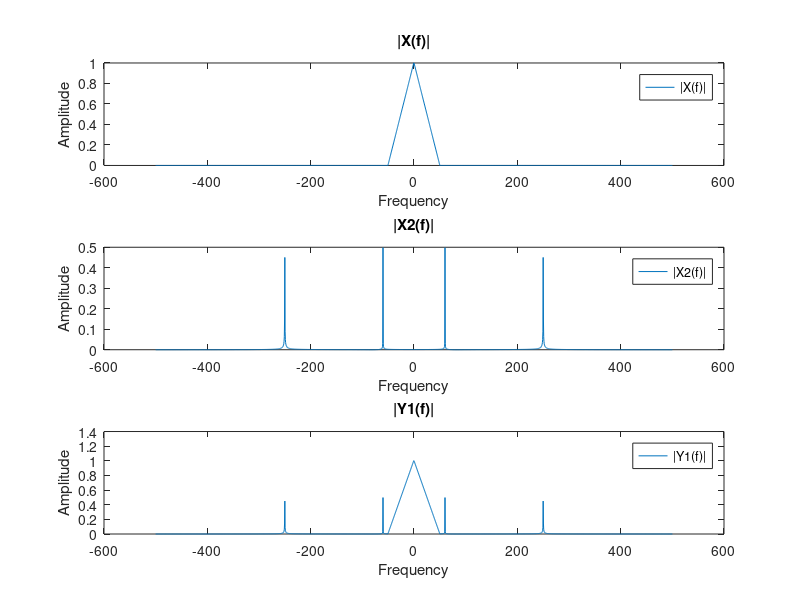
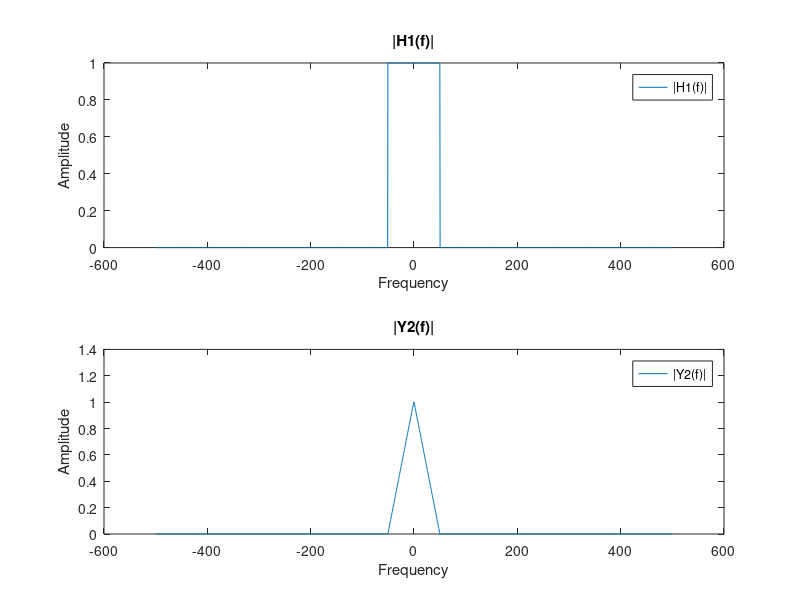
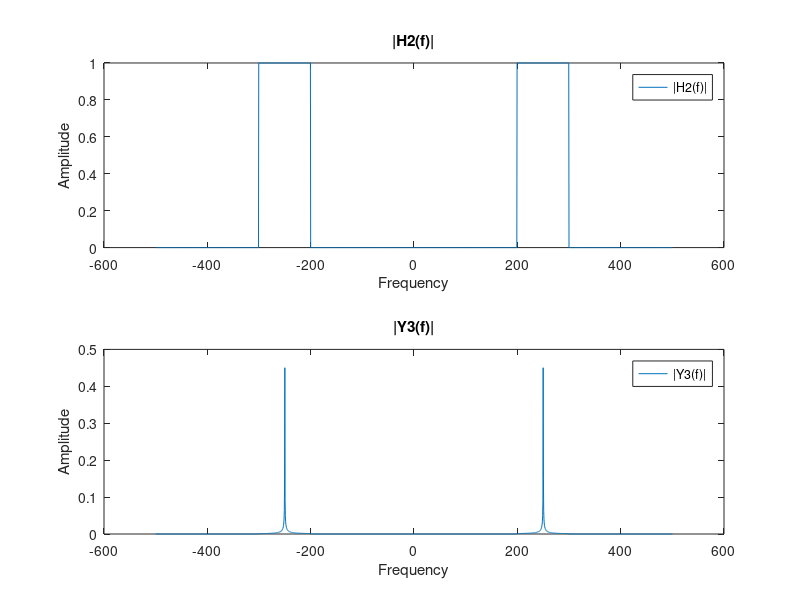
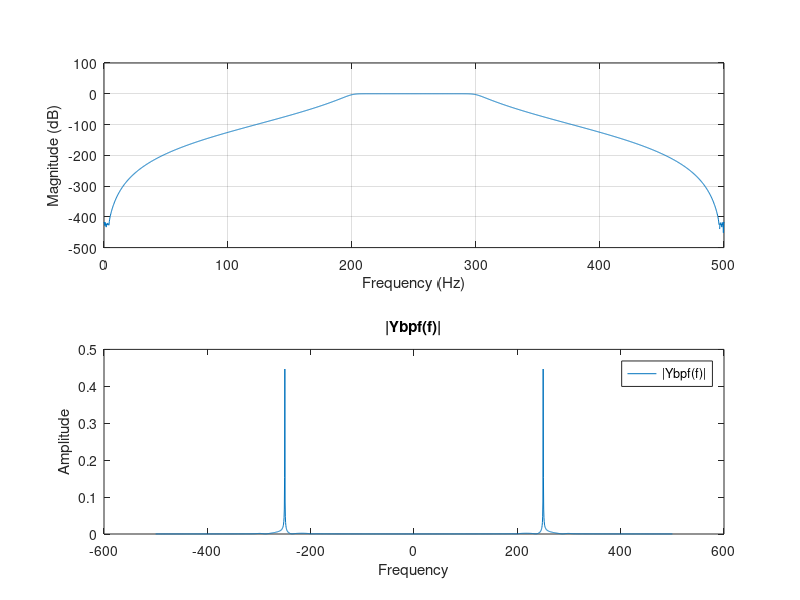

The MATLAB script that drew these images, in order:
clear all; clc; close all;

%% 1 Construction of the Signals
%b
Fs = 1000;
Ts = 1/1000;
time = 0:Ts:2;
N = length(time);
FVec = linspace(-Fs/2,Fs/2, N);

x2 = cos(120*pi*time) + cos(500*pi*time);

%b
X = zeros(1,2001);
X(900:1000) = (0:1/100:1);
X(1001:1101) = (1:-1/100:0);

%c
X2 = abs(fftshift(fft(x2,N)))./N;
Y1 = X + X2;

%d
figure(1)
subplot(3,1,1);
plot(FVec,X);
title('|X(f)|');
ylabel('Amplitude');
xlabel('Frequency');
legend('|X(f)|');
subplot(3,1,2);
plot(FVec,X2);
title('|X2(f)|');
ylabel('Amplitude');
xlabel('Frequency');
legend('|X2(f)|');
subplot(3,1,3);
plot(FVec,Y1);
title('|Y1(f)|');
ylabel('Amplitude');
xlabel('Frequency');
legend('|Y1(f)|');

%% 2 Filtering
%a
H1 = zeros(1,N);
H1(900:1101) = 1;

Y2 = Y1.*H1;

%b
figure(2)
subplot(2,1,1);
plot(FVec,H1);
title('|H1(f)|');
ylabel('Amplitude');
xlabel('Frequency');
legend('|H1(f)|');
subplot(2,1,2);
plot(FVec,Y2);
title('|Y2(f)|');
ylabel('Amplitude');
xlabel('Frequency');
legend('|Y2(f)|');

%c
H2 = zeros(1,N);
H2(400:600) = 1;
H2(1400:1600) = 1;

Y3 = Y1.*H2;

%d
figure(3)
subplot(2,1,1);
plot(FVec,H2);
title('|H2(f)|');
ylabel('Amplitude');
xlabel('Frequency');
legend('|H2(f)|');
subplot(2,1,2);
plot(FVec,Y3);
title('|Y3(f)|');
ylabel('Amplitude');
xlabel('Frequency');
legend('|Y3(f)|');


%e
% [A,B,C,D] = butter(10,[225 275]/(Fs/2));
% d = designfilt('bandpassiir','FilterOrder',20,'HalfPowerFrequency1',225,'HalfPowerFrequency2',275,'SampleRate',Fs);

[b,a]=butter(10,[200,300]/(Fs/2),'bandpass');
ybpf=filter(b,a,x2);  

Ybpf = abs(fftshift(fft(ybpf))./N);
%f
figure(4)
subplot(2,1,1);
freqz(b,a,N,Fs);
title('|Hbpf(f)|');
legend('|Hbpf(f)|');
subplot(2,1,2);
plot(FVec,Ybpf);
title('|Ybpf(f)|');
ylabel('Amplitude');
xlabel('Frequency');
legend('|Ybpf(f)|');




